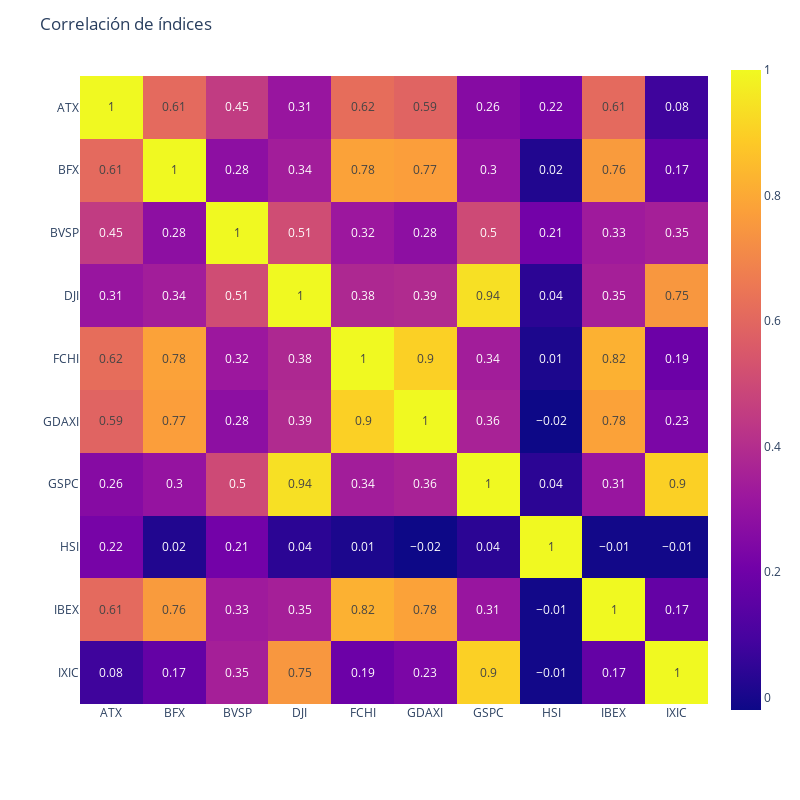

The notebook cell this image was saved under:
### Code cell
dict_cambio_indices = {}
indices = list(dict_indices.keys())[0:10]

df_fechas = df[df["Indice"].isin(indices)]["Fecha"].value_counts().reset_index()
df_fechas = df_fechas[df_fechas["Fecha"] == len(indices)]
lista_fechas = sorted(df_fechas["index"].tolist(), reverse=True)


for indice in indices:

    dict_cambio_indices[indice] = dict_indices[indice][dict_indices[indice]["Fecha"].isin(lista_fechas)]["Cambio%"].tolist()

df_cambio_indices = pd.DataFrame(dict_cambio_indices, index=lista_fechas)

fig = px.imshow(img       = df_cambio_indices.corr().round(2),
          text_auto = True)

fig.update_layout(
    title="Correlación de índices",
    autosize=False,
    width=800,
    height=800,
)
fig.show()

### Figure 1 — Plotly figure (JSON) as saved in the notebook; plotly's stock layout.template omitted (floating-point values rounded to 4 significant figures)
{"data": [{"coloraxis": "coloraxis", "hovertemplate": "x: %{x}<br>y: %{y}<br>color: %{z}<extra></extra>", "name": "0", "texttemplate": "%{z}", "type": "heatmap", "x": ["ATX", "BFX", "BVSP", "DJI", "FCHI", "GDAXI", "GSPC", "HSI", "IBEX", "IXIC"], "xaxis": "x", "y": ["ATX", "BFX", "BVSP", "DJI", "FCHI", "GDAXI", "GSPC", "HSI", "IBEX", "IXIC"], "yaxis": "y", "z": [[1, 0.61, 0.45, 0.31, 0.62, 0.59, 0.26, 0.22, 0.61, 0.08], [0.61, 1, 0.28, 0.34, 0.78, 0.77, 0.3, 0.02, 0.76, 0.17], [0.45, 0.28, 1, 0.51, 0.32, 0.28, 0.5, 0.21, 0.33, 0.35], [0.31, 0.34, 0.51, 1, 0.38, 0.39, 0.94, 0.04, 0.35, 0.75], [0.62, 0.78, 0.32, 0.38, 1, 0.9, 0.34, 0.01, 0.82, 0.19], [0.59, 0.77, 0.28, 0.39, 0.9, 1, 0.36, -0.02, 0.78, 0.23], [0.26, 0.3, 0.5, 0.94, 0.34, 0.36, 1, 0.04, 0.31, 0.9], [0.22, 0.02, 0.21, 0.04, 0.01, -0.02, 0.04, 1, -0.01, -0.01], [0.61, 0.76, 0.33, 0.35, 0.82, 0.78, 0.31, -0.01, 1, 0.17], [0.08, 0.17, 0.35, 0.75, 0.19, 0.23, 0.9, -0.01, 0.17, 1]]}], "layout": {"autosize": false, "coloraxis": {"colorscale": [[0, "#0d0887"], [0.1111, "#46039f"], [0.2222, "#7201a8"], [0.3333, "#9c179e"], [0.4444, "#bd3786"], [0.5556, "#d8576b"], [0.6667, "#ed7953"], [0.7778, "#fb9f3a"], [0.8889, "#fdca26"], [1, "#f0f921"]]}, "height": 800, "margin": {"t": 60}, "title": {"text": "Correlación de índices"}, "width": 800, "xaxis": {"anchor": "y", "constrain": "domain", "domain": [0, 1], "scaleanchor": "y"}, "yaxis": {"anchor": "x", "autorange": "reversed", "constrain": "domain", "domain": [0, 1]}}}
